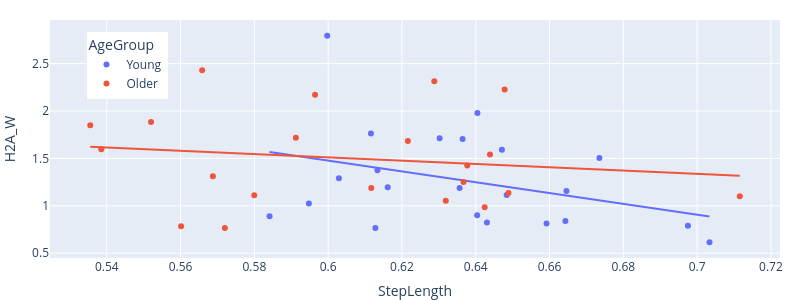
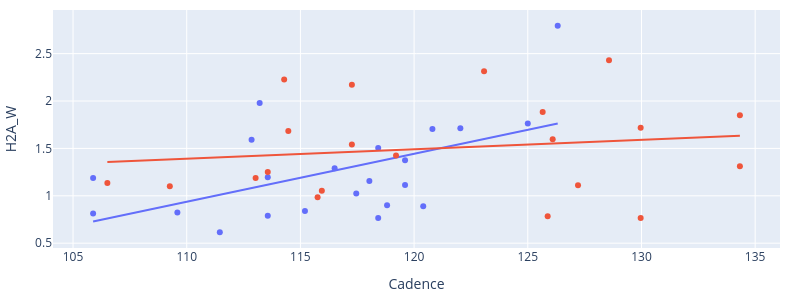

The code cell stored with these charts, in order, in its notebook:
### Code cell
scatter_plot(df, 'H2A_W')

### Figure 1 — Plotly figure (JSON) as saved in the notebook; plotly's stock layout.template omitted (floating-point values rounded to 4 significant figures)
{"data": [{"customdata": [[1.0, 112.9, 1.21], [3.0, 105.9, 0.98], [4.0, 118.0, 1.3], [5.0, 119.6, 1.29], [6.0, 115.2, 1.28], [7.0, 118.8, 1.1], [8.0, 109.6, 1.38], [9.0, 113.6, 1.17], [10.0, 117.5, 1.37], [11.0, 111.5, 1.31], [12.0, 119.6, 1.05], [13.0, 116.5, 1.02], [14.0, 120.8, 1.12], [15.0, 118.4, 1.54], [16.0, 125.0, 1.1], [17.0, 105.9, 1.37], [18.0, 126.3, 1.26], [19.0, 118.4, 1.21], [20.0, 122.0, 1.28], [21.0, 113.2, 1.42], [22.0, 113.6, 1.32], [24.0, 120.4, 1.02]], "hovertemplate": "AgeGroup=Young<br>StepLength=%{x}<br>H2A_W=%{y}<br>Subject=%{customdata[0]}<br>Cadence=%{customdata[1]}<br>SpeedComf=%{customdata[2]}<extra></extra>", "legendgroup": "Young", "marker": {"color": "#636efa", "symbol": "circle"}, "mode": "markers", "name": "Young", "orientation": "v", "showlegend": true, "type": "scatter", "x": [0.6471, 0.6356, 0.6646, 0.6484, 0.6643, 0.6404, 0.643, 0.6161, 0.5948, 0.7033, 0.6134, 0.6029, 0.6364, 0.6735, 0.6116, 0.6592, 0.5997, 0.6128, 0.6302, 0.6405, 0.6975, 0.5841], "xaxis": "x", "y": [1.592, 1.188, 1.156, 1.113, 0.8397, 0.899, 0.8232, 1.195, 1.023, 0.6143, 1.374, 1.291, 1.705, 1.506, 1.763, 0.8143, 2.795, 0.7661, 1.714, 1.98, 0.7904, 0.8897], "yaxis": "y"}, {"hovertemplate": "<b>OLS trendline</b><br>H2A_W = -5.70572 * StepLength + 4.90104<br>R<sup>2</sup>=0.124165<br><br>AgeGroup=Young<br>StepLength=%{x}<br>H2A_W=%{y} <b>(trend)</b><extra></extra>", "legendgroup": "Young", "marker": {"color": "#636efa", "symbol": "circle"}, "mode": "lines", "name": "Young", "showlegend": false, "type": "scatter", "x": [0.5841, 0.5948, 0.5997, 0.6029, 0.6116, 0.6128, 0.6134, 0.6161, 0.6302, 0.6356, 0.6364, 0.6404, 0.6405, 0.643, 0.6471, 0.6484, 0.6592, 0.6643, 0.6646, 0.6735, 0.6975, 0.7033], "xaxis": "x", "y": [1.568, 1.507, 1.479, 1.461, 1.411, 1.405, 1.401, 1.386, 1.305, 1.274, 1.27, 1.247, 1.247, 1.232, 1.209, 1.202, 1.14, 1.111, 1.109, 1.058, 0.9212, 0.888], "yaxis": "y"}, {"customdata": [[25.0, 117.3, 1.17], [26.0, 125.7, 1.36], [27.0, 134.3, 1.41], [29.0, 128.6, 1.42], [30.0, 130.0, 1.08], [31.0, 134.3, 1.11], [32.0, 106.5, 1.36], [33.0, 119.2, 1.27], [34.0, 113.6, 1.05], [35.0, 123.1, 1.29], [36.0, 114.3, 1.46], [38.0, 115.8, 1.46], [40.0, 126.1, 1.34], [43.0, 115.9, 1.44], [44.0, 114.5, 1.18], [45.0, 109.3, 1.12], [46.0, 130.0, 1.11], [47.0, 125.9, 1.18], [48.0, 113.0, 1.35], [49.0, 117.3, 1.26], [50.0, 127.2, 1.23]], "hovertemplate": "AgeGroup=Older<br>StepLength=%{x}<br>H2A_W=%{y}<br>Subject=%{customdata[0]}<br>Cadence=%{customdata[1]}<br>SpeedComf=%{customdata[2]}<extra></extra>", "legendgroup": "Older", "marker": {"color": "#EF553B", "symbol": "circle"}, "mode": "markers", "name": "Older", "orientation": "v", "showlegend": true, "type": "scatter", "x": [0.5965, 0.552, 0.5355, 0.5658, 0.572, 0.5688, 0.6489, 0.6377, 0.6367, 0.6288, 0.6478, 0.6424, 0.5385, 0.6319, 0.6216, 0.7115, 0.5912, 0.5602, 0.6117, 0.6439, 0.58], "xaxis": "x", "y": [2.17, 1.885, 1.85, 2.431, 0.7656, 1.311, 1.136, 1.426, 1.251, 2.313, 2.228, 0.9852, 1.597, 1.052, 1.683, 1.102, 1.717, 0.7847, 1.187, 1.542, 1.111], "yaxis": "y"}, {"hovertemplate": "<b>OLS trendline</b><br>H2A_W = -1.73271 * StepLength + 2.55115<br>R<sup>2</sup>=0.024215<br><br>AgeGroup=Older<br>StepLength=%{x}<br>H2A_W=%{y} <b>(trend)</b><extra></extra>", "legendgroup": "Older", "marker": {"color": "#EF553B", "symbol": "circle"}, "mode": "lines", "name": "Older", "showlegend": false, "type": "scatter", "x": [0.5355, 0.5385, 0.552, 0.5602, 0.5658, 0.5688, 0.572, 0.58, 0.5912, 0.5965, 0.6117, 0.6216, 0.6288, 0.6319, 0.6367, 0.6377, 0.6424, 0.6439, 0.6478, 0.6489, 0.7115], "xaxis": "x", "y": [1.623, 1.618, 1.595, 1.581, 1.571, 1.566, 1.56, 1.546, 1.527, 1.518, 1.491, 1.474, 1.462, 1.456, 1.448, 1.446, 1.438, 1.436, 1.429, 1.427, 1.318], "yaxis": "y"}], "layout": {"height": 300, "legend": {"title": {"text": "AgeGroup"}, "tracegroupgap": 0, "x": 0.05, "xanchor": "left", "y": 0.95, "yanchor": "top"}, "margin": {"b": 0, "l": 50, "r": 20, "t": 20}, "width": 800, "xaxis": {"anchor": "y", "domain": [0.0, 1.0], "title": {"text": "StepLength"}}, "yaxis": {"anchor": "x", "domain": [0.0, 1.0], "title": {"text": "H2A_W"}}}}

### Figure 2 — Plotly figure (JSON) as saved in the notebook; plotly's stock layout.template omitted (floating-point values rounded to 4 significant figures)
{"data": [{"customdata": [[1.0, 0.6471, 1.21], [3.0, 0.6356, 0.98], [4.0, 0.6646, 1.3], [5.0, 0.6484, 1.29], [6.0, 0.6643, 1.28], [7.0, 0.6404, 1.1], [8.0, 0.643, 1.38], [9.0, 0.6161, 1.17], [10.0, 0.5948, 1.37], [11.0, 0.7033, 1.31], [12.0, 0.6134, 1.05], [13.0, 0.6029, 1.02], [14.0, 0.6364, 1.12], [15.0, 0.6735, 1.54], [16.0, 0.6116, 1.1], [17.0, 0.6592, 1.37], [18.0, 0.5997, 1.26], [19.0, 0.6128, 1.21], [20.0, 0.6302, 1.28], [21.0, 0.6405, 1.42], [22.0, 0.6975, 1.32], [24.0, 0.5841, 1.02]], "hovertemplate": "AgeGroup=Young<br>Cadence=%{x}<br>H2A_W=%{y}<br>Subject=%{customdata[0]}<br>StepLength=%{customdata[1]}<br>SpeedComf=%{customdata[2]}<extra></extra>", "legendgroup": "Young", "marker": {"color": "#636efa", "symbol": "circle"}, "mode": "markers", "name": "Young", "orientation": "v", "showlegend": true, "type": "scatter", "x": [112.9, 105.9, 118.0, 119.6, 115.2, 118.8, 109.6, 113.6, 117.5, 111.5, 119.6, 116.5, 120.8, 118.4, 125.0, 105.9, 126.3, 118.4, 122.0, 113.2, 113.6, 120.4], "xaxis": "x", "y": [1.592, 1.188, 1.156, 1.113, 0.8397, 0.899, 0.8232, 1.195, 1.023, 0.6143, 1.374, 1.291, 1.705, 1.506, 1.763, 0.8143, 2.795, 0.7661, 1.714, 1.98, 0.7904, 0.8897], "yaxis": "y"}, {"hovertemplate": "<b>OLS trendline</b><br>H2A_W = 0.0505598 * Cadence + -4.62424<br>R<sup>2</sup>=0.282012<br><br>AgeGroup=Young<br>Cadence=%{x}<br>H2A_W=%{y} <b>(trend)</b><extra></extra>", "legendgroup": "Young", "marker": {"color": "#636efa", "symbol": "circle"}, "mode": "lines", "name": "Young", "showlegend": false, "type": "scatter", "x": [105.9, 105.9, 109.6, 111.5, 112.9, 113.2, 113.6, 113.6, 115.2, 116.5, 117.5, 118.0, 118.4, 118.4, 118.8, 119.6, 119.6, 120.4, 120.8, 122.0, 125.0, 126.3], "xaxis": "x", "y": [0.7292, 0.7292, 0.9166, 1.011, 1.082, 1.1, 1.118, 1.118, 1.2, 1.266, 1.314, 1.343, 1.363, 1.363, 1.383, 1.423, 1.423, 1.463, 1.484, 1.546, 1.696, 1.762], "yaxis": "y"}, {"customdata": [[25.0, 0.5965, 1.17], [26.0, 0.552, 1.36], [27.0, 0.5355, 1.41], [29.0, 0.5658, 1.42], [30.0, 0.572, 1.08], [31.0, 0.5688, 1.11], [32.0, 0.6489, 1.36], [33.0, 0.6377, 1.27], [34.0, 0.6367, 1.05], [35.0, 0.6288, 1.29], [36.0, 0.6478, 1.46], [38.0, 0.6424, 1.46], [40.0, 0.5385, 1.34], [43.0, 0.6319, 1.44], [44.0, 0.6216, 1.18], [45.0, 0.7115, 1.12], [46.0, 0.5912, 1.11], [47.0, 0.5602, 1.18], [48.0, 0.6117, 1.35], [49.0, 0.6439, 1.26], [50.0, 0.58, 1.23]], "hovertemplate": "AgeGroup=Older<br>Cadence=%{x}<br>H2A_W=%{y}<br>Subject=%{customdata[0]}<br>StepLength=%{customdata[1]}<br>SpeedComf=%{customdata[2]}<extra></extra>", "legendgroup": "Older", "marker": {"color": "#EF553B", "symbol": "circle"}, "mode": "markers", "name": "Older", "orientation": "v", "showlegend": true, "type": "scatter", "x": [117.3, 125.7, 134.3, 128.6, 130.0, 134.3, 106.5, 119.2, 113.6, 123.1, 114.3, 115.8, 126.1, 115.9, 114.5, 109.3, 130.0, 125.9, 113.0, 117.3, 127.2], "xaxis": "x", "y": [2.17, 1.885, 1.85, 2.431, 0.7656, 1.311, 1.136, 1.426, 1.251, 2.313, 2.228, 0.9852, 1.597, 1.052, 1.683, 1.102, 1.717, 0.7847, 1.187, 1.542, 1.111], "yaxis": "y"}, {"hovertemplate": "<b>OLS trendline</b><br>H2A_W = 0.0100022 * Cadence + 0.290783<br>R<sup>2</sup>=0.026373<br><br>AgeGroup=Older<br>Cadence=%{x}<br>H2A_W=%{y} <b>(trend)</b><extra></extra>", "legendgroup": "Older", "marker": {"color": "#EF553B", "symbol": "circle"}, "mode": "lines", "name": "Older", "showlegend": false, "type": "scatter", "x": [106.5, 109.3, 113.0, 113.6, 114.3, 114.5, 115.8, 115.9, 117.3, 117.3, 119.2, 123.1, 125.7, 125.9, 126.1, 127.2, 128.6, 130.0, 130.0, 134.3, 134.3], "xaxis": "x", "y": [1.356, 1.384, 1.421, 1.427, 1.434, 1.436, 1.449, 1.45, 1.464, 1.464, 1.483, 1.522, 1.548, 1.55, 1.552, 1.563, 1.577, 1.591, 1.591, 1.634, 1.634], "yaxis": "y"}], "layout": {"height": 300, "legend": {"title": {"text": "AgeGroup"}, "tracegroupgap": 0}, "margin": {"b": 40, "l": 50, "r": 20, "t": 10}, "showlegend": false, "width": 800, "xaxis": {"anchor": "y", "domain": [0.0, 1.0], "title": {"text": "Cadence"}}, "yaxis": {"anchor": "x", "domain": [0.0, 1.0], "title": {"text": "H2A_W"}}}}
